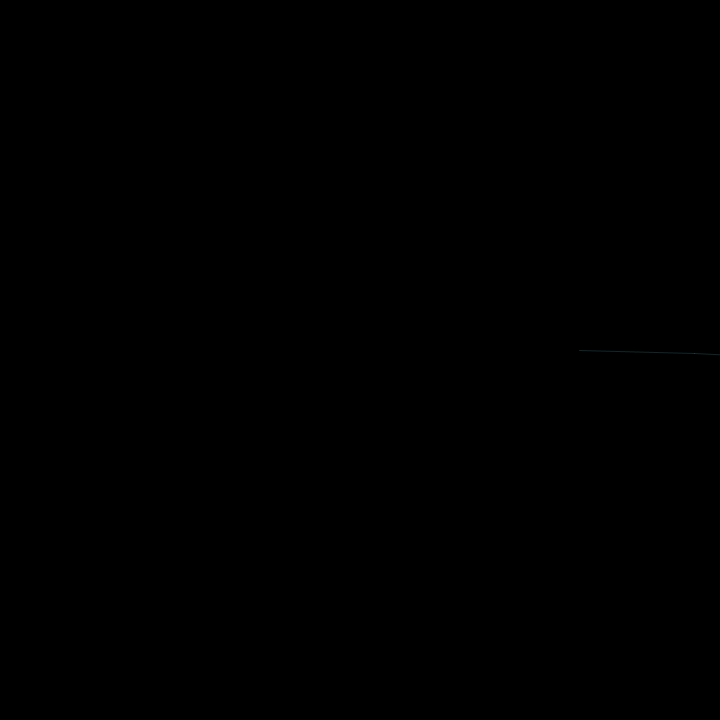
Frame 1 (no input)
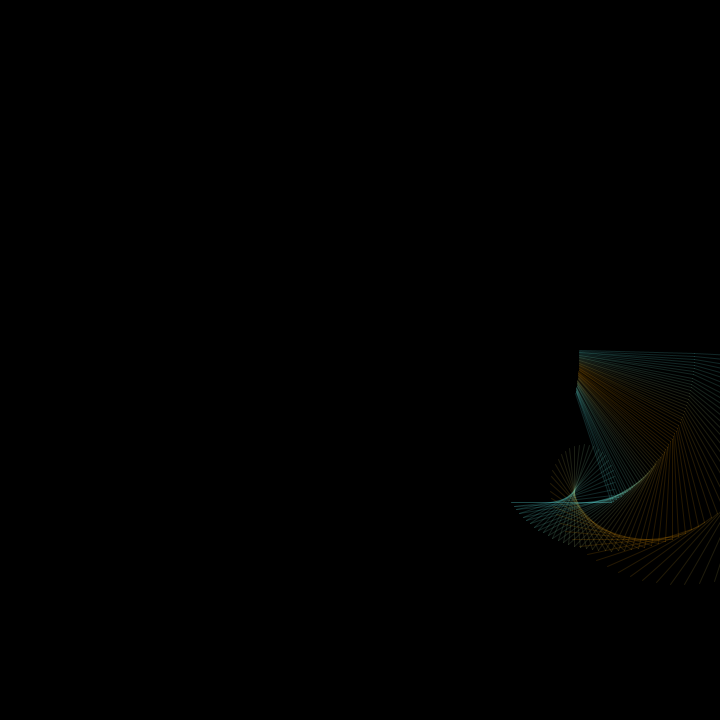
Frame 60 (the mouse pressed at the canvas centre just before this capture)
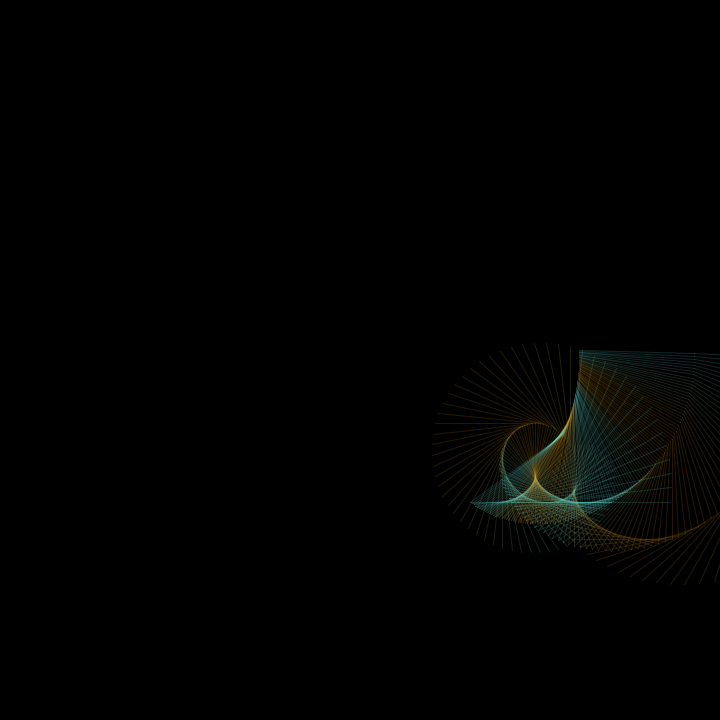
Frame 120 (the mouse held since frame 60 and released just before this capture)

The Processing sketch that drew these frames (run headless with seeded random() and noise(); from frame 60 on, the mouse is pressed at the canvas centre):

// Processing sketch: processing_151256
// ── processing_151256.pde

//lunghezze
float raggio1 = 230;  // 1° segmento
float raggio2 = 115;   // 2° segmento
float raggio3 = 100;   // 3° segmento
float raggio4 = 100;   // 4° segmento
  
//velocità di rotazione
float passoAngolo1 = PI/999;  // 1° segmento
float passoAngolo2 = PI/150;  // 2° segmento
float passoAngolo3 = PI/60;   // 3° segmento
float passoAngolo4 = PI/30;    // 4° segmento
 
color azzurro = color(240, 150, 0);
color giallo = color(100, 250, 250);
void setup()
{
  size(720,720);
  stroke(255,40);
  background(0);
}
  
void draw ()
{
  // Centro dell'area di visualizzazione
  float c0x = 350;
  float c0y = 350;
   
  // Calcola l'estremita' finale del 1° segmento
  float angolo1 = frameCount*passoAngolo1;
  float c1x = c0x + cos(angolo1)*raggio1;
  float c1y = c0y + sin(angolo1)*raggio1;
    
  // Calcola l'estremita' finale del 2° segmento
  float angolo2 = frameCount*passoAngolo2;
  float c2x = c1x + cos(angolo2)*raggio2;
  float c2y = c1y + sin(angolo2)*raggio2;
    
  // Calcola l'estremita' finale del 3° segmento
  float angolo3 = frameCount*passoAngolo3;
  float c3x = c2x + cos(angolo3)*raggio3;
  float c3y = c2y + sin(angolo3)*raggio3;
    
  // Calcola l'estremita' finale del 4° segmento
  float angolo4 = frameCount*passoAngolo4;
  float c4x = c3x + cos(angolo4)*raggio4;
  float c4y = c3y + sin(angolo4)*raggio4;
    
  
  color middlecolor = lerpColor (azzurro, giallo, cos(angolo4)*0.5+0.5);
  stroke (middlecolor, 40);
  
  // Disegna il 2°, il 3° e il 4° segmento
  line(c1x,c1y, c2x,c2y);
  line(c2x,c2y, c3x,c3y);
  line(c3x,c3y, c4x,c4y);
}
